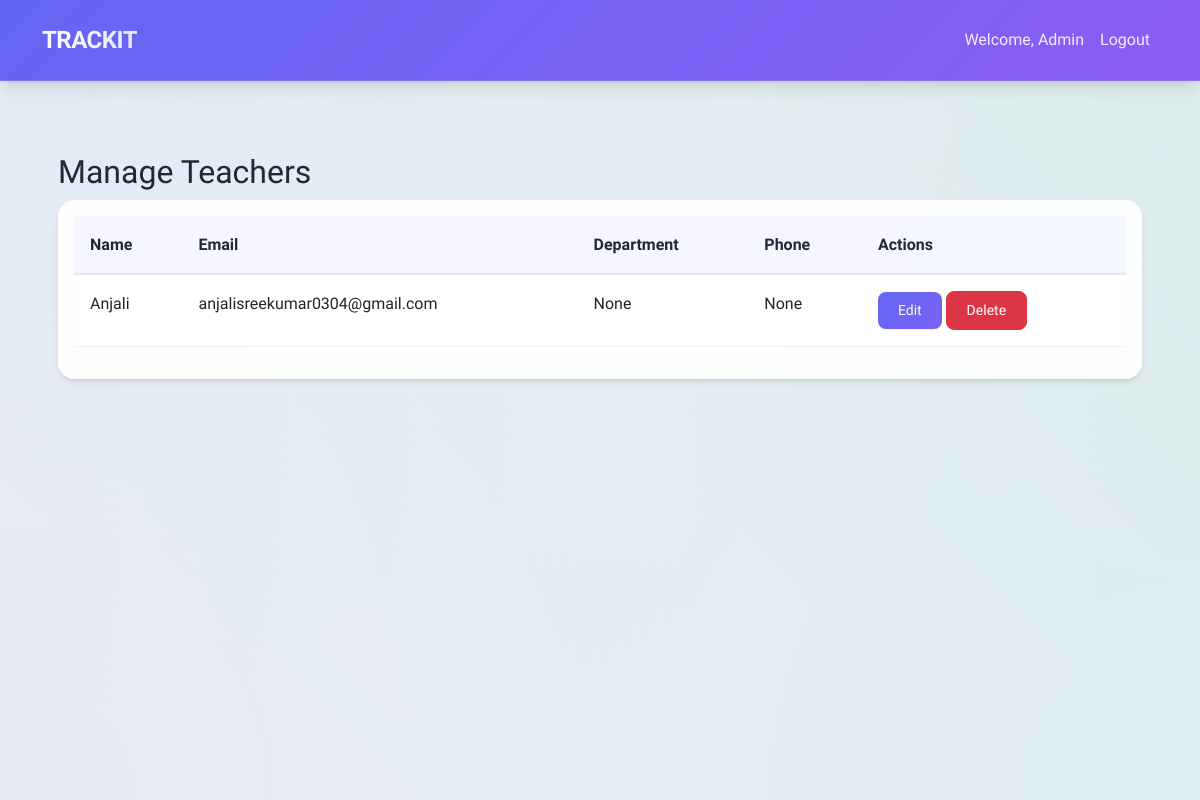
The page /admin/teachers (signed in) on the database as committed earlier.
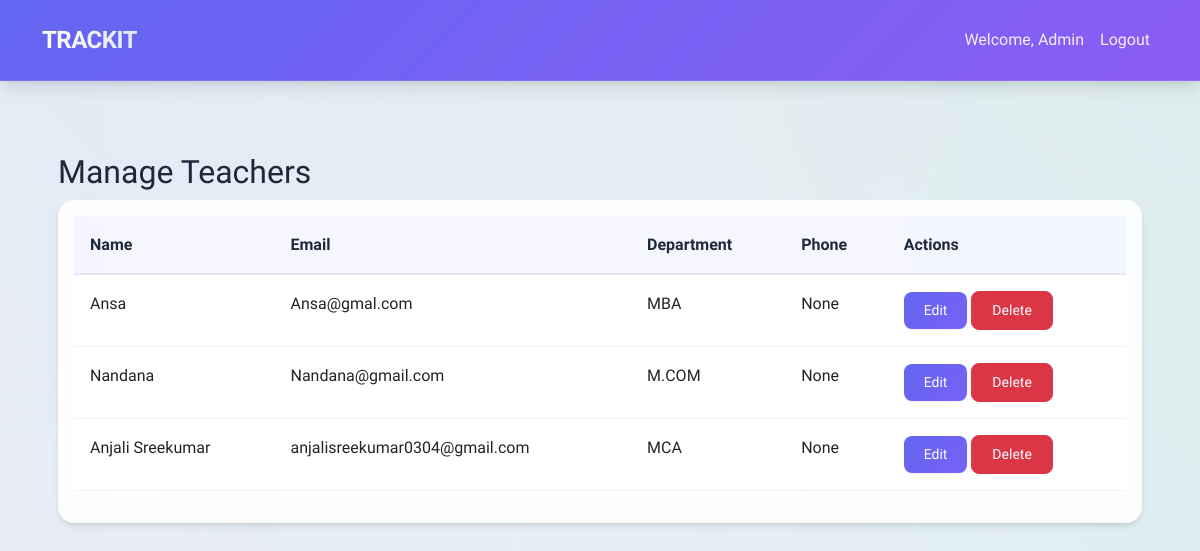
The same page on the database as committed later.
### app.py (models this page shows)
class User(db.Model):
    id = db.Column(db.Integer, primary_key=True)
    name = db.Column(db.String(100), nullable=False)
    email = db.Column(db.String(120), unique=True, nullable=False)
    password = db.Column(db.String(200), nullable=False)
    user_type = db.Column(db.String(20), nullable=False)  # 'Student', 'Teacher', or 'Admin'
    roll_number = db.Column(db.String(20), unique=True, nullable=True)
    department = db.Column(db.String(50), nullable=True)
    phone = db.Column(db.String(20), nullable=True)
    reset_token = db.Column(db.String(100), unique=True, nullable=True)
    reset_token_expiry = db.Column(db.DateTime, nullable=True)
    attendances = db.relationship('Attendance', backref='student', lazy=True, cascade='all, delete-orphan')
    leave_requests = db.relationship('LeaveRequest', backref='student', lazy=True, cascade='all, delete-orphan')
    medical_certificates = db.relationship('MedicalCertificate', backref='student', lazy=True, cascade='all, delete-orphan')
    donations = db.relationship('Donation', backref='donor', lazy=True, cascade='all, delete-orphan')

### app.py (the view)
@app.route('/admin/teachers')
def admin_teachers():
    if 'user_id' not in session or session['user_type'] != 'Admin':
        return redirect(url_for('login'))
    teachers = User.query.filter_by(user_type='Teacher').all()
    return render_template('admin_teachers.html', teachers=teachers)

### templates/admin_teachers.html (shortened to what this page needs)
{% extends "base.html" %}
{% block content %}
<div class="container mt-4">
    <h2>Manage Teachers</h2>
    <div class="card">
        <div class="card-body">
            <div class="table-responsive">
                <table class="table">
                    <thead>
                        <tr>
                            <th>Name</th>
                            <th>Email</th>
                            <th>Department</th>
                            <th>Phone</th>
                            <th>Actions</th>
                        </tr>
                    </thead>
                    <tbody>
                        {% for teacher in teachers %}
                        <tr>
                            <td>{{ teacher.name }}</td>
                            <td>{{ teacher.email }}</td>
                            <td>{{ teacher.department }}</td>
                            <td>{{ teacher.phone }}</td>
                            <td>
                                <button type="button" class="btn btn-primary btn-sm" data-bs-toggle="modal" data-bs-target="#editTeacherModal{{ teacher.id }}">
                                    Edit
                                </button>
                                <button type="button" class="btn btn-danger btn-sm" data-bs-toggle="modal" data-bs-target="#deleteTeacherModal{{ teacher.id }}">
                                    Delete
                                </button>
                            </td>
                        </tr>
                        {% endfor %}
                    </tbody>
                </table>
            </div>
        </div>
    </div>
</div>
{% endblock %}

### templates/base.html (shortened to what this page needs)
<!DOCTYPE html>
<html lang="en">
<head>
    <link href="https://cdn.jsdelivr.net/npm/bootstrap@5.3.0/dist/css/bootstrap.min.css" rel="stylesheet">
    <link href="https://cdnjs.cloudflare.com/ajax/libs/font-awesome/6.0.0/css/all.min.css" rel="stylesheet">
</head>
<body>
    <nav class="navbar navbar-expand-lg navbar-dark bg-primary">
        <div class="container">
            <a class="navbar-brand" href="{{ url_for('index') }}">TRACKIT</a>
            {% if session.user_id %}
            <div class="collapse navbar-collapse" id="navbarNav">
                <ul class="navbar-nav ms-auto">
                    <li class="nav-item">
                        <span class="nav-link">Welcome, {{ session.name }}</span>
                    </li>
                    <li class="nav-item">
                        <a class="nav-link" href="{{ url_for('logout') }}">Logout</a>
                    </li>
                </ul>
            </div>
            {% endif %}
        </div>
    </nav>
    <div class="container content">
        {% block content %}{% endblock %}
    </div>
</body>
</html>

Rows that differ between the two databases and show on the page:
removed User: name "Anjali", email "anjalisreekumar0304@gmail.com", department "None", phone "None"
added User: name "Ansa", email "Ansa@gmal.com", department "MBA", phone "None"
added User: name "Nandana", email "Nandana@gmail.com", department "M.COM", phone "None"
added User: name "Anjali Sreekumar", email "anjalisreekumar0304@gmail.com", department "MCA", phone "None"
